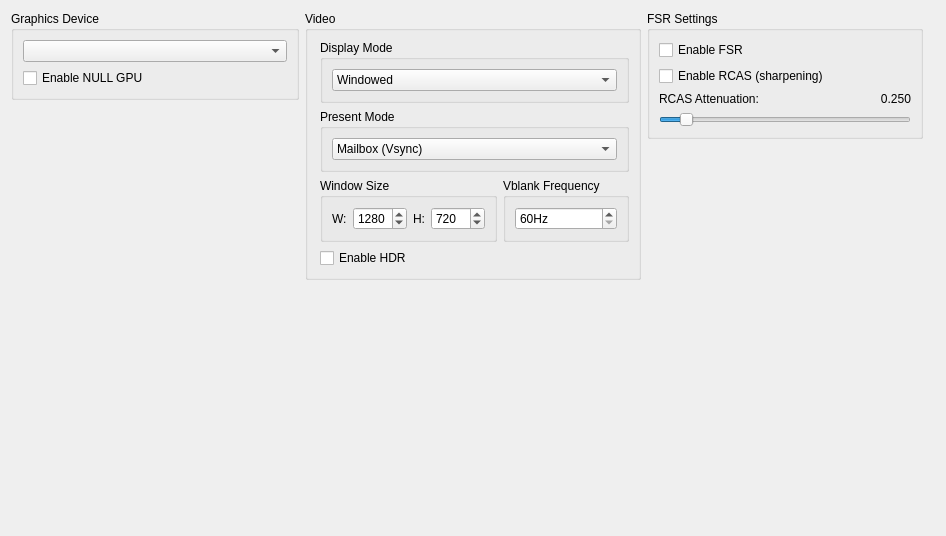
      <widget class="QWidget" name="graphicsTabLayout">
       <property name="geometry">
        <rect>
         <x>0</x>
         <y>0</y>
         <width>946</width>
         <height>536</height>
        </rect>
       </property>
       <layout class="QVBoxLayout" name="graphicsTabVLayout" stretch="0,0">
        <item>
         <layout class="QHBoxLayout" name="graphicsTabHLayout" stretch="1,1,1">
          <item>
           <layout class="QVBoxLayout" name="graphicsTabLayoutLeft">
            <item>
             <widget class="QGroupBox" name="graphicsAdapterGroupBox">
              <property name="title">
               <string>Graphics Device</string>
              </property>
              <layout class="QVBoxLayout" name="graphicsAdapterLayout">
               <item>
                <widget class="QComboBox" name="graphicsAdapterBox"/>
               </item>
               <item>
                <widget class="QCheckBox" name="nullGpuCheckBox">
                 <property name="text">
                  <string>Enable NULL GPU</string>
                 </property>
                </widget>
               </item>
              </layout>
             </widget>
            </item>
            <item>
             <widget class="QWidget" name="widgetgraphicsBottom" native="true">
              <layout class="QHBoxLayout" name="widgetgraphicsBottomHLayout">
               <property name="leftMargin">
                <number>0</number>
               </property>
               <property name="topMargin">
                <number>0</number>
               </property>
               <property name="rightMargin">
                <number>0</number>
               </property>
               <property name="bottomMargin">
                <number>0</number>
               </property>
               <item>
                <spacer name="verticalSpacer_2">
                 <property name="orientation">
                  <enum>Qt::Orientation::Vertical</enum>
                 </property>
                 <property name="sizeHint" stdset="0">
                  <size>
                   <width>20</width>
                   <height>40</height>
                  </size>
                 </property>
                </spacer>
               </item>
              </layout>
             </widget>
            </item>
           </layout>
          </item>
          <item>
           <layout class="QVBoxLayout" name="graphicsTabLayoutMiddle">
            <item>
             <widget class="QGroupBox" name="displayOptionsGroupBox">
              <property name="title">
               <string>Video</string>
              </property>
              <layout class="QVBoxLayout" name="layoutResolution">
               <property name="spacing">
                <number>6</number>
               </property>
               <property name="leftMargin">
                <number>12</number>
               </property>
               <item>
                <widget class="QGroupBox" name="displayModeGroupBox">
                 <property name="title">
                  <string>Display Mode</string>
                 </property>
                 <layout class="QVBoxLayout" name="displayModeLayout">
                  <item>
                   <widget class="QComboBox" name="displayModeComboBox">
                    <property name="sizePolicy">
                     <sizepolicy hsizetype="Expanding" vsizetype="Fixed">
                      <horstretch>0</horstretch>
                      <verstretch>0</verstretch>
                     </sizepolicy>
                    </property>
                    <item>
                     <property name="text">
                      <string>Windowed</string>
                     </property>
                    </item>
                    <item>
                     <property name="text">
                      <string>Fullscreen</string>
                     </property>
                    </item>
                    <item>
                     <property name="text">
                      <string>Fullscreen (Borderless)</string>
                     </property>
                    </item>
                   </widget>
                  </item>
                 </layout>
                </widget>
               </item>
               <item>
                <widget class="QGroupBox" name="presentModeGroupBox">
                 <property name="title">
                  <string>Present Mode</string>
                 </property>
                 <layout class="QVBoxLayout" name="presentModeLayout">
                  <item>
                   <widget class="QComboBox" name="presentModeComboBox">
                    <property name="sizePolicy">
                     <sizepolicy hsizetype="Expanding" vsizetype="Fixed">
                      <horstretch>0</horstretch>
                      <verstretch>0</verstretch>
                     </sizepolicy>
                    </property>
                    <item>
                     <property name="text">
                      <string>Mailbox (Vsync)</string>
                     </property>
                    </item>
                    <item>
                     <property name="text">
                      <string>Fifo (Vsync)</string>
                     </property>
                    </item>
                    <item>
                     <property name="text">
                      <string>Immediate (No Vsync)</string>
                     </property>
                    </item>
                   </widget>
                  </item>
                 </layout>
                </widget>
               </item>
               <item>
                <layout class="QHBoxLayout" name="windowSizeLayout">
                 <item>
                  <widget class="QGroupBox" name="windowSizeGroupBox">
                   <property name="title">
                    <string>Window Size</string>
                   </property>
                   <layout class="QHBoxLayout" name="resLayout">
                    <item>
                     <widget class="QLabel" name="widthLabel">
                      <property name="text">
                       <string>W:</string>
                      </property>
                     </widget>
                    </item>
                    <item>
                     <widget class="QSpinBox" name="widthSpinBox">
                      <property name="accelerated">
                       <bool>true</bool>
                      </property>
                      <property name="correctionMode">
                       <enum>QAbstractSpinBox::CorrectionMode::CorrectToNearestValue</enum>
                      </property>
                      <property name="keyboardTracking">
                       <bool>false</bool>
                      </property>
                      <property name="minimum">
                       <number>0</number>
                      </property>
                      <property name="maximum">
                       <number>9999</number>
                      </property>
                      <property name="value">
                       <number>1280</number>
                      </property>
                     </widget>
                    </item>
                    <item>
                     <widget class="QLabel" name="heightLabel">
                      <property name="text">
                       <string>H:</string>
                      </property>
                     </widget>
                    </item>
                    <item>
                     <widget class="QSpinBox" name="heightSpinBox">
                      <property name="frame">
                       <bool>true</bool>
                      </property>
                      <property name="accelerated">
                       <bool>true</bool>
                      </property>
                      <property name="correctionMode">
                       <enum>QAbstractSpinBox::CorrectionMode::CorrectToNearestValue</enum>
                      </property>
                      <property name="keyboardTracking">
                       <bool>false</bool>
                      </property>
                      <property name="minimum">
                       <number>0</number>
                      </property>
                      <property name="maximum">
                       <number>9999</number>
                      </property>
                      <property name="value">
                       <number>720</number>
                      </property>
                     </widget>
                    </item>
                   </layout>
                  </widget>
                 </item>
                 <item>
                  <widget class="QGroupBox" name="heightDivider">
                   <property name="title">
                    <string>Vblank Frequency</string>
                   </property>
                   <layout class="QVBoxLayout" name="vblankLayout">
                    <item>
                     <widget class="QSpinBox" name="vblankSpinBox">
                      <property name="frame">
                       <bool>true</bool>
                      </property>
                      <property name="alignment">
                       <set>Qt::AlignmentFlag::AlignLeading|Qt::AlignmentFlag::AlignLeft|Qt::AlignmentFlag::AlignVCenter</set>
                      </property>
                      <property name="specialValueText">
                       <string/>
                      </property>
                      <property name="accelerated">
                       <bool>true</bool>
                      </property>
                      <property name="correctionMode">
                       <enum>QAbstractSpinBox::CorrectionMode::CorrectToNearestValue</enum>
                      </property>
                      <property name="keyboardTracking">
                       <bool>false</bool>
                      </property>
                      <property name="suffix">
                       <string notr="true">Hz</string>
                      </property>
                      <property name="minimum">
                       <number>60</number>
                      </property>
                      <property name="maximum">
                       <number>9999</number>
                      </property>
                      <property name="value">
                       <number>60</number>
                      </property>
                     </widget>
                    </item>
                   </layout>
                  </widget>
                 </item>
                </layout>
               </item>
               <item>
                <widget class="QCheckBox" name="enableHDRCheckBox">
                 <property name="text">
                  <string>Enable HDR</string>
                 </property>
                </widget>
               </item>
              </layout>
             </widget>
            </item>
            <item>
             <spacer name="verticalSpacer">
              <property name="orientation">
               <enum>Qt::Orientation::Vertical</enum>
              </property>
              <property name="sizeHint" stdset="0">
               <size>
                <width>20</width>
                <height>40</height>
               </size>
              </property>
             </spacer>
            </item>
           </layout>
          </item>
          <item>
           <layout class="QVBoxLayout" name="graphicsTabLayoutRight">
            <property name="rightMargin">
             <number>12</number>
            </property>
            <property name="bottomMargin">
             <number>12</number>
            </property>
            <item>
             <widget class="QGroupBox" name="FSRGroupBox">
              <property name="title">
               <string>FSR Settings</string>
              </property>
              <layout class="QVBoxLayout" name="verticalLayout_5">
               <item>
                <widget class="QCheckBox" name="FSRCheckBox">
                 <property name="text">
                  <string>Enable FSR</string>
                 </property>
                </widget>
               </item>
               <item>
                <widget class="QCheckBox" name="RCASCheckBox">
                 <property name="text">
                  <string>Enable RCAS (sharpening)</string>
                 </property>
                </widget>
               </item>
               <item>
                <layout class="QHBoxLayout" name="horizontalLayout_10">
                 <item>
                  <widget class="QLabel" name="RCASAtenLabel">
                   <property name="font">
                    <font>
                     <pointsize>9</pointsize>
                     <bold>false</bold>
                    </font>
                   </property>
                   <property name="text">
                    <string>RCAS Attenuation:</string>
                   </property>
                  </widget>
                 </item>
                 <item>
                  <widget class="QLabel" name="RCASValue">
                   <property name="font">
                    <font>
                     <pointsize>9</pointsize>
                     <bold>false</bold>
                    </font>
                   </property>
                   <property name="text">
                    <string notr="true">0.250</string>
                   </property>
                   <property name="alignment">
                    <set>Qt::AlignmentFlag::AlignRight|Qt::AlignmentFlag::AlignTrailing|Qt::AlignmentFlag::AlignVCenter</set>
                   </property>
                  </widget>
                 </item>
                </layout>
               </item>
               <item>
                <widget class="QSlider" name="RCASSlider">
                 <property name="maximum">
                  <number>3000</number>
                 </property>
                 <property name="value">
                  <number>250</number>
                 </property>
                 <property name="orientation">
                  <enum>Qt::Orientation::Horizontal</enum>
                 </property>
                </widget>
               </item>
              </layout>
             </widget>
            </item>
            <item>
             <spacer name="AdvancedSpacer">
              <property name="orientation">
               <enum>Qt::Orientation::Vertical</enum>
              </property>
              <property name="sizeHint" stdset="0">
               <size>
                <width>20</width>
                <height>40</height>
               </size>
              </property>
             </spacer>
            </item>
           </layout>
          </item>
         </layout>
        </item>
        <item>
         <spacer name="graphicSpacer">
          <property name="orientation">
           <enum>Qt::Orientation::Vertical</enum>
          </property>
          <property name="sizeHint" stdset="0">
           <size>
            <width>20</width>
            <height>40</height>
           </size>
          </property>
         </spacer>
        </item>
       </layout>
      </widget>
